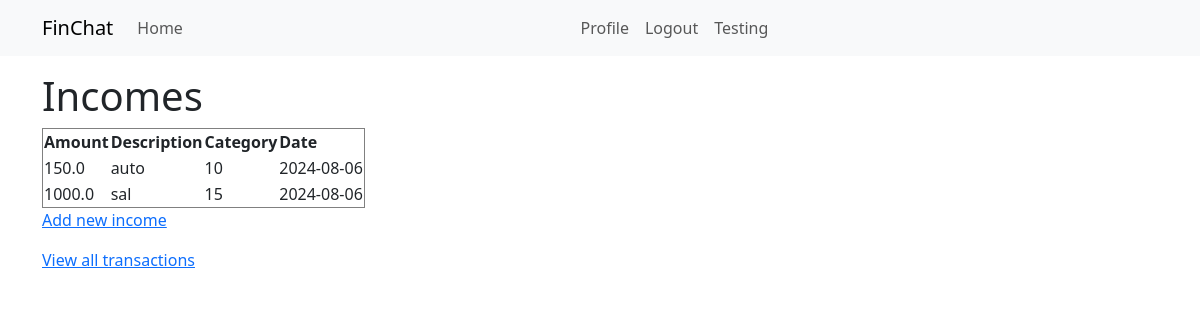
/view-incomes (signed in), run on the app's committed database.
### app/models.py (models this page shows, shortened)
class Transaction(db.Model):
    id: so.Mapped[int] = so.mapped_column(primary_key=True)
    amount: so.Mapped[float] = so.mapped_column(sa.Float(30),index=True)
    transaction_type: so.Mapped[str] = so.mapped_column(sa.String(50),index=True, unique=False) #should be income/expense/reimbursement
    description: so.Mapped[str] = so.mapped_column(sa.String(200),unique=False, nullable=False)  #how to add nullable=?
    category_id: so.Mapped[int] = so.mapped_column( sa.ForeignKey(Category.id),index=True)
    user_id: so.Mapped[int] = so.mapped_column(sa.ForeignKey(User.id), index=True)
    date : so.Mapped[datetime.date] = so.mapped_column( sa.Date, index=True, default= date.today)    #blackbox helped
    loan_type: so.Mapped[str] = so.mapped_column(sa.String(30), index=True, unique=False, nullable=True) #should be lent/received
    creator: so.Mapped[User] = so.relationship(back_populates='transactions')
    section: so.Mapped[Category] = so.relationship(back_populates='transactions')

class Category(db.Model):
    id: so.Mapped[int] = so.mapped_column(primary_key=True)
    name: so.Mapped[str] = so.mapped_column( sa.String(50), index=True, unique=False)
    user_id: so.Mapped[int] = so.mapped_column( sa.ForeignKey(User.id), index=True)
    transaction_type: so.Mapped[str] = so.mapped_column(
        sa.String(50),
        index=True,
        unique=False,
        server_default='select'  # set default value to 'income'
    )
    deleted: so.Mapped[bool] = so.mapped_column(default=False,unique=False)  # Add a deleted column
    creator: so.Mapped[User] = so.relationship(back_populates='categories')
    transactions: so.WriteOnlyMapped['Transaction'] = so.relationship(back_populates='section')
    budgets: so.WriteOnlyMapped['Budget'] = so.relationship(back_populates='section')

### app/routes.py (the view)
@app.route('/view-incomes')
@login_required
def view_incomes():
    incomes = db.session.scalars(sa.select(Transaction).where(Transaction.user_id == current_user.id, Transaction.transaction_type == 'income'))
    return render_template('view_incomes.html', incomes=incomes)

### app/models.py (called while the page is built)
@login.user_loader
def load_user(id):
    return db.session.get(User, int(id))

### app/templates/view_incomes.html
{% extends "base.html" %}
{% block content %}
<h1>Incomes</h1>
<table border="1">
    <tr>
        <th>Amount</th>
        <th>Description</th>
        <th>Category</th>
        <th>Date</th>
    </tr>
    {% for income in incomes %}
    <tr>
        <td>{{ income.amount }}</td>
        <td>{{ income.description }}</td>
        <td>{{ income.section.name }}</td>
        <td>{{ income.date }}</td>
    </tr>
    {% endfor %}
</table>
<p><a href="{{ url_for('add_income') }}">Add new income</a></p>
<p><a href="{{ url_for('view_transactions') }}">View all transactions</a></p>
{% endblock %}

### data on the page
Transaction: amount "150.0", description "auto", section.name "10", date "2024-08-06"
Transaction: amount "1000.0", description "sal", section.name "15", date "2024-08-06"
